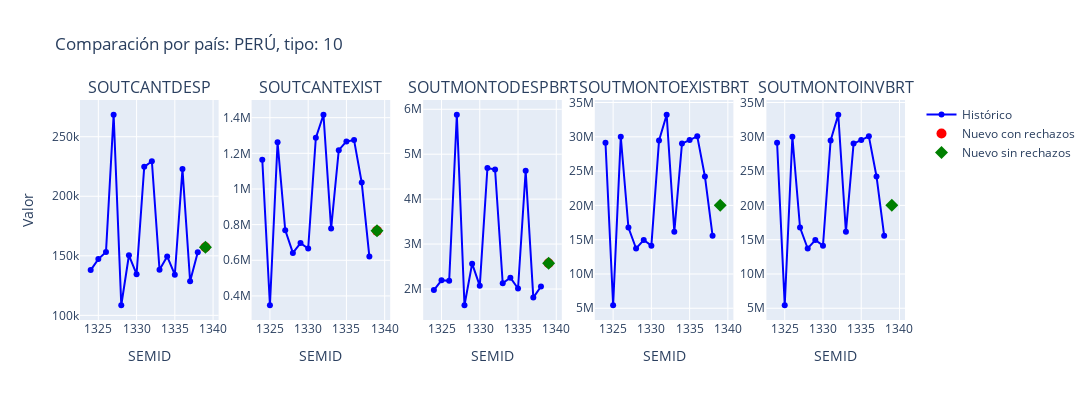

Here is the notebook cell this chart was saved with:
### Markdown cell above
### Validación final

### Code cell
# Vista de todos los resúmenes
resumen_final = resumen.merge(resumen2, on="Variable", how="outer")
resumen_final = resumen_final.merge(resumen3, on="Variable", how="outer")
resumen_final.replace({"Unidades Desplazadas": "SOUTCANTDESP",
                  "Unidades Inv. Tienda": "SOUTCANTEXIST",
                  "Monto Desplazado Bruto ML": "SOUTMONTODESPBRT"}, inplace=True)
resumen_final = resumen_final.merge(resumen4, on="Variable", how="outer")
resumen_final = resumen_final.merge(resumen5, on="Variable", how="outer")
resumen_final = resumen_final.merge(resumen6, on="Variable", how="outer")
resumen_final.replace(np.nan, '', inplace=True)
resumen_final

df_sum_srzh = df_final.groupby(['PAISID', 'SEMID']).agg({
    'SOUTCANTDESP': 'sum',
    'SOUTCANTEXIST': 'sum',
    'SOUTMONTODESPBRT': 'sum',
    'SOUTMONTOEXISTBRT': 'sum',
    'SOUTMONTOINVBRT': 'sum'
}).reset_index()
df_gp4 = df_merged4.rename(columns={"Unidades Desplazadas": "SOUTCANTDESP",
                  "Unidades Inv. Tienda": "SOUTCANTEXIST",
                  "Monto Desplazado Bruto ML": "SOUTMONTODESPBRT"})

df_sum_crzh = df_gp4.groupby(['PAISID', 'SEMID']).agg({
    'SOUTCANTDESP': 'sum',
    'SOUTCANTEXIST': 'sum',
    'SOUTMONTODESPBRT': 'sum'
}).reset_index()

# Observar gráficas
columnas  = [
    'SOUTCANTDESP',
    'SOUTCANTEXIST',
    'SOUTMONTODESPBRT',
    'SOUTMONTOEXISTBRT',
    'SOUTMONTOINVBRT'
]

# Uso con los tres DataFrames
graficar_por_tipocomprod_interactivo(df_hist, df_sum_crzh, columnas,df_sum_srzh)
# Mostrar rechazos
print('🔹 Rechazos de clientes')
display(rechazo1)
print('\n🔹 Rechazos de cadenas')
display(rechazo2)
print('\n🔹 Rechazos de EAN')
display(rechazo3)
print('\n🔹 Resumen final')
display(resumen_final)

### Figure 1 — Plotly figure (JSON) as saved in the notebook; plotly's stock layout.template omitted (floating-point values rounded to 4 significant figures)
{"data": [{"marker": {"color": "blue"}, "mode": "lines+markers", "name": "Histórico", "showlegend": true, "type": "scatter", "x": [1324, 1325, 1326, 1327, 1328, 1329, 1330, 1331, 1332, 1333, 1334, 1335, 1336, 1337, 1338], "xaxis": "x", "y": [138000.0, 147200.0, 153200.0, 268500.0, 108500.0, 150500.0, 134500.0, 224700.0, 229400.0, 138300.0, 149500.0, 134100.0, 222800.0, 128600.0, 153000.0], "yaxis": "y"}, {"marker": {"color": "red", "size": 10}, "mode": "markers", "name": "Nuevo con rechazos", "showlegend": true, "type": "scatter", "x": [1339], "xaxis": "x", "y": [157200.0], "yaxis": "y"}, {"marker": {"color": "green", "size": 10, "symbol": "diamond"}, "mode": "markers", "name": "Nuevo sin rechazos", "showlegend": true, "type": "scatter", "x": [1339], "xaxis": "x", "y": [157200.0], "yaxis": "y"}, {"marker": {"color": "blue"}, "mode": "lines+markers", "name": "Histórico", "showlegend": false, "type": "scatter", "x": [1324, 1325, 1326, 1327, 1328, 1329, 1330, 1331, 1332, 1333, 1334, 1335, 1336, 1337, 1338], "xaxis": "x2", "y": [1164000.0, 347700.0, 1262000.0, 769100.0, 641200.0, 696300.0, 665900.0, 1287000.0, 1416000.0, 777800.0, 1217000.0, 1267000.0, 1274000.0, 1036000.0, 621000.0], "yaxis": "y2"}, {"marker": {"color": "red", "size": 10}, "mode": "markers", "name": "Nuevo con rechazos", "showlegend": false, "type": "scatter", "x": [1339], "xaxis": "x2", "y": [765100.0], "yaxis": "y2"}, {"marker": {"color": "green", "size": 10, "symbol": "diamond"}, "mode": "markers", "name": "Nuevo sin rechazos", "showlegend": false, "type": "scatter", "x": [1339], "xaxis": "x2", "y": [765100.0], "yaxis": "y2"}, {"marker": {"color": "blue"}, "mode": "lines+markers", "name": "Histórico", "showlegend": false, "type": "scatter", "x": [1324, 1325, 1326, 1327, 1328, 1329, 1330, 1331, 1332, 1333, 1334, 1335, 1336, 1337, 1338], "xaxis": "x3", "y": [1975000.0, 2193000.0, 2182000.0, 5878000.0, 1638000.0, 2564000.0, 2070000.0, 4694000.0, 4660000.0, 2127000.0, 2250000.0, 2010000.0, 4632000.0, 1808000.0, 2056000.0], "yaxis": "y3"}, {"marker": {"color": "red", "size": 10}, "mode": "markers", "name": "Nuevo con rechazos", "showlegend": false, "type": "scatter", "x": [1339], "xaxis": "x3", "y": [2574000.0], "yaxis": "y3"}, {"marker": {"color": "green", "size": 10, "symbol": "diamond"}, "mode": "markers", "name": "Nuevo sin rechazos", "showlegend": false, "type": "scatter", "x": [1339], "xaxis": "x3", "y": [2574000.0], "yaxis": "y3"}, {"marker": {"color": "blue"}, "mode": "lines+markers", "name": "Histórico", "showlegend": false, "type": "scatter", "x": [1324, 1325, 1326, 1327, 1328, 1329, 1330, 1331, 1332, 1333, 1334, 1335, 1336, 1337, 1338], "xaxis": "x4", "y": [29140000.0, 5439000.0, 30010000.0, 16760000.0, 13720000.0, 14950000.0, 14130000.0, 29470000.0, 33220000.0, 16150000.0, 29020000.0, 29520000.0, 30070000.0, 24220000.0, 15590000.0], "yaxis": "y4"}, {"marker": {"color": "green", "size": 10, "symbol": "diamond"}, "mode": "markers", "name": "Nuevo sin rechazos", "showlegend": false, "type": "scatter", "x": [1339], "xaxis": "x4", "y": [20020000.0], "yaxis": "y4"}, {"marker": {"color": "blue"}, "mode": "lines+markers", "name": "Histórico", "showlegend": false, "type": "scatter", "x": [1324, 1325, 1326, 1327, 1328, 1329, 1330, 1331, 1332, 1333, 1334, 1335, 1336, 1337, 1338], "xaxis": "x5", "y": [29140000.0, 5439000.0, 30010000.0, 16760000.0, 13720000.0, 14950000.0, 14130000.0, 29470000.0, 33220000.0, 16150000.0, 29020000.0, 29520000.0, 30070000.0, 24220000.0, 15590000.0], "yaxis": "y5"}, {"marker": {"color": "green", "size": 10, "symbol": "diamond"}, "mode": "markers", "name": "Nuevo sin rechazos", "showlegend": false, "type": "scatter", "x": [1339], "xaxis": "x5", "y": [20020000.0], "yaxis": "y5"}], "layout": {"annotations": [{"font": {"size": 16}, "showarrow": false, "text": "SOUTCANTDESP", "x": 0.084, "xanchor": "center", "xref": "paper", "y": 1, "yanchor": "bottom", "yref": "paper"}, {"font": {"size": 16}, "showarrow": false, "text": "SOUTCANTEXIST", "x": 0.292, "xanchor": "center", "xref": "paper", "y": 1, "yanchor": "bottom", "yref": "paper"}, {"font": {"size": 16}, "showarrow": false, "text": "SOUTMONTODESPBRT", "x": 0.5, "xanchor": "center", "xref": "paper", "y": 1, "yanchor": "bottom", "yref": "paper"}, {"font": {"size": 16}, "showarrow": false, "text": "SOUTMONTOEXISTBRT", "x": 0.708, "xanchor": "center", "xref": "paper", "y": 1, "yanchor": "bottom", "yref": "paper"}, {"font": {"size": 16}, "showarrow": false, "text": "SOUTMONTOINVBRT", "x": 0.916, "xanchor": "center", "xref": "paper", "y": 1, "yanchor": "bottom", "yref": "paper"}], "height": 400, "showlegend": true, "title": {"text": "Comparación por país: PERÚ, tipo: 10"}, "width": 2000, "xaxis": {"anchor": "y", "domain": [0, 0.168], "title": {"text": "SEMID"}}, "xaxis2": {"anchor": "y2", "domain": [0.208, 0.376], "title": {"text": "SEMID"}}, "xaxis3": {"anchor": "y3", "domain": [0.416, 0.584], "title": {"text": "SEMID"}}, "xaxis4": {"anchor": "y4", "domain": [0.624, 0.792], "title": {"text": "SEMID"}}, "xaxis5": {"anchor": "y5", "domain": [0.832, 1], "title": {"text": "SEMID"}}, "yaxis": {"anchor": "x", "domain": [0, 1], "title": {"text": "Valor"}}, "yaxis2": {"anchor": "x2", "domain": [0, 1]}, "yaxis3": {"anchor": "x3", "domain": [0, 1]}, "yaxis4": {"anchor": "x4", "domain": [0, 1]}, "yaxis5": {"anchor": "x5", "domain": [0, 1]}}}
